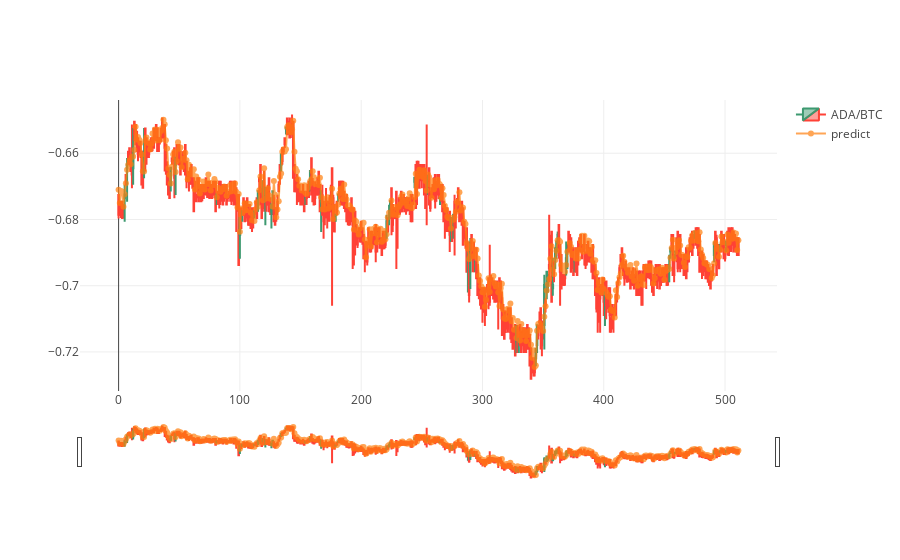

This figure's notebook cell:
### Code cell
_, tmp = data.getNextTestBatch()

line1 = go.Candlestick(
    x = np.array(range(len(y))),
    open=tmp[:, -1, 0],
    high=tmp[:, -1, 1],
    low=tmp[:, -1, 2],
    close=tmp[:, -1, 3],
    name='ADA/BTC'
)

line2 = go.Scatter(
    x = np.array(range(len(predict))),
    y = np.reshape(predict[:, -1, :], (len(predict))),
    mode = 'lines+markers',
    name='predict',
    opacity = 0.7
)

fig = go.Figure(data=[line1, line2])
py.offline.iplot(fig)

### Figure 1 — Plotly figure (JSON) as saved in the notebook; plotly's stock layout.template omitted (floating-point values rounded to 4 significant figures; data arrays with more than 128 entries replaced by an {"elided": "..."} marker saying what was removed)
{"data": [{"close": {"elided": "512 float values"}, "high": {"elided": "512 float values"}, "low": {"elided": "512 float values"}, "name": "ADA/BTC", "open": {"elided": "512 float values"}, "type": "candlestick", "x": {"elided": "512 int values"}}, {"mode": "lines+markers", "name": "predict", "opacity": 0.7, "type": "scatter", "x": {"elided": "512 int values"}, "y": {"elided": "512 float values"}}], "layout": {}}
